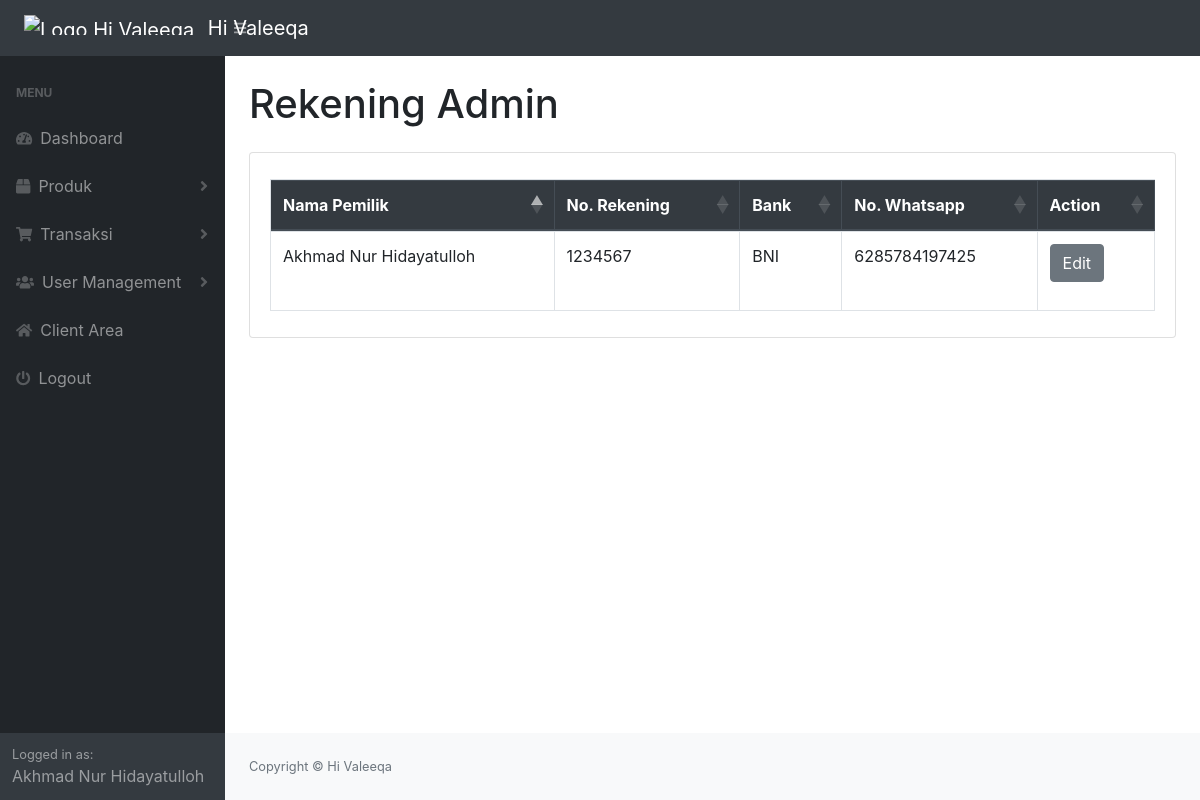
Page /admin/dist/rekening.php (signed in) on the committed database.
### tables this page shows
CREATE TABLE `rekening` (
  `nama` varchar(70) NOT NULL,
  `rekening` varchar(30) NOT NULL,
  `bank` varchar(30) NOT NULL,
  `nomor_wa` varchar(15) NOT NULL
);

### admin/dist/rekening.php (the view, shortened to what this page needs)
<?php include "sidebar.php" ?>
    <?php require_once "connection.php"; ?>
    <div class="container-fluid">
        <h1 class="my-4">Rekening Admin</h1>
        <div class="card mb-4">
            <div class="card-body">
                <div class="table-responsive">
                    <table class="table table-bordered" id="dataTable">
                        <thead class="thead-dark">
                            <tr>
                                <th>Nama Pemilik</th>
                                <th>No. Rekening</th>
                                <th>Bank</th>
                                <th>No. Whatsapp</th>
                                <th>Action</th>
                            </tr>
                        </thead>
                        <?php
                            $sql = "select * from rekening";
                            $query = mysqli_query($conn, $sql);
                            while($data = mysqli_fetch_assoc($query)){
                        ?>
                                <tr>
                                    <td><?php echo $data["nama"] ?></td>
                                    <td><?php echo $data["rekening"]; ?></td>
                                    <td><?php echo $data["bank"]; ?></td>
                                    <td><?php echo $data["nomor_wa"]; ?></td>
                                    <td><a href="edit-rekening.php" class="btn btn-secondary mb-3">Edit</a></td>
                                </tr>
                        <?php
                            }
                        ?>
                    </table>
                </div>
            </div>
        </div>
    </div>
<?php include "footer.php"; ?>

### rows in the picture
rekening: nama "Akhmad Nur Hidayatulloh", rekening "1234567", bank "BNI", nomor_wa "6285784197425"

### other values in the picture
$_SESSION["nama"] "Akhmad Nur Hidayatulloh"
